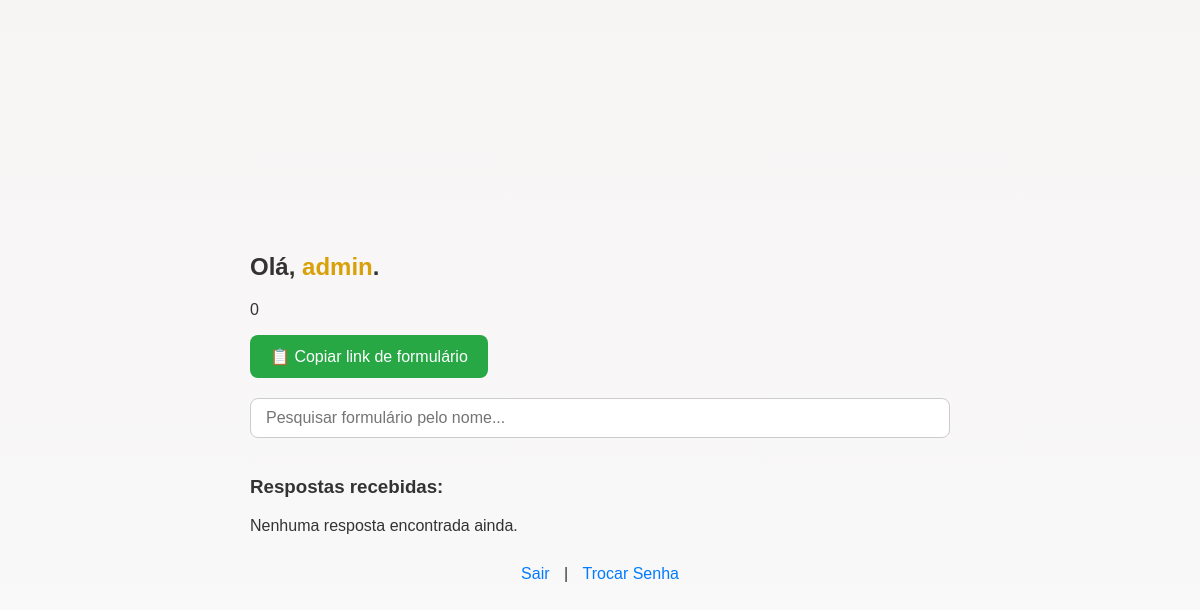
/dashboard (signed in), run on an earlier commit of the app's database.
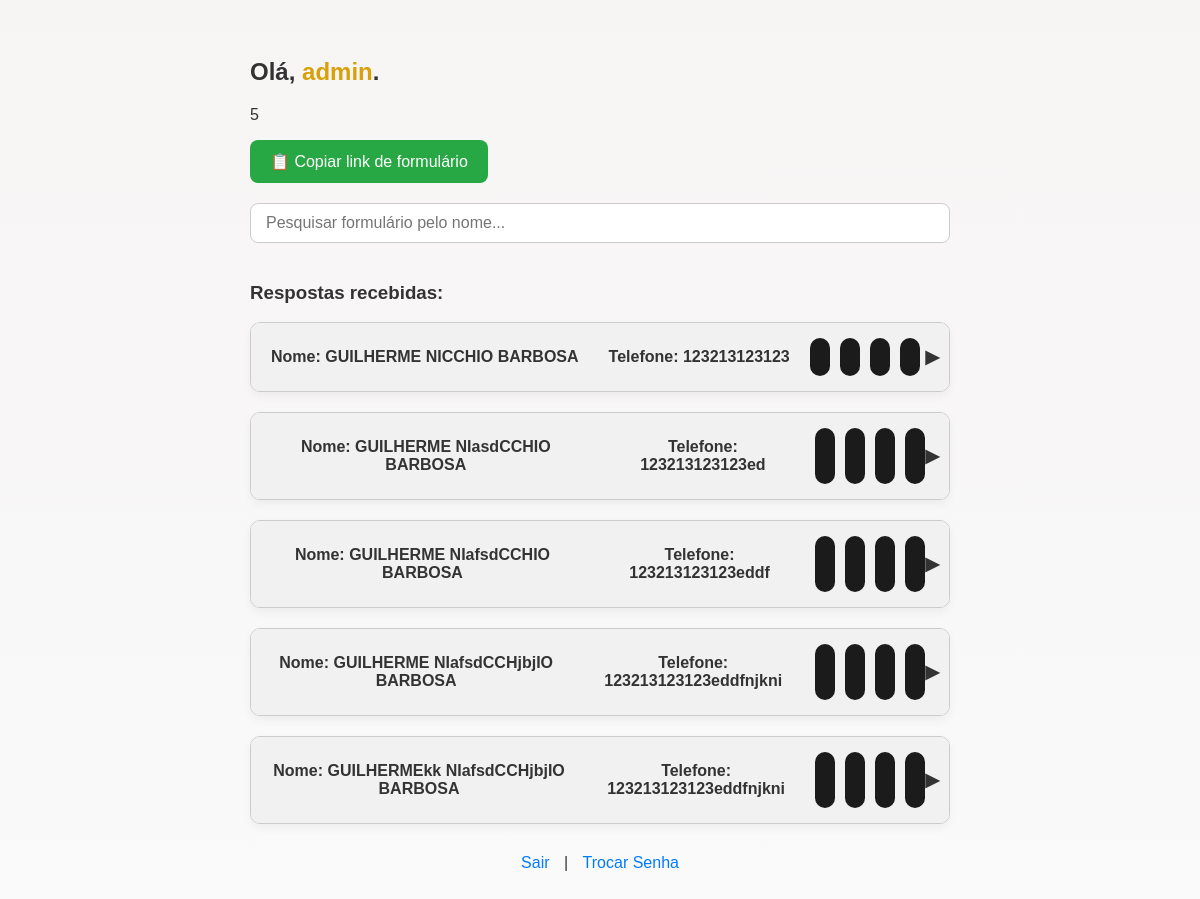
And on a later commit of the database.
### tables this page shows
CREATE TABLE respostas (
            id INTEGER PRIMARY KEY AUTOINCREMENT,
            formulario_id TEXT,
            nome TEXT,
            telefone TEXT,
            data_envio TIMESTAMP DEFAULT CURRENT_TIMESTAMP,
            respostas_json TEXT,
            FOREIGN KEY(formulario_id) REFERENCES formularios(id)
        );

### app/routes/dashboard.py (the view)
    @app.route('/dashboard')
    def dashboard():
        Nome = session['nome']
        email = session['email']
        if 'user_id' not in session:
            return redirect('/login')
        query = """
            SELECT u.id, u.email,u.nome, u.tipo, u.ativo, u.data_expiracao, COUNT(r.id)
            FROM usuarios u
            LEFT JOIN formularios f ON f.user_id = u.id
            LEFT JOIN respostas r ON r.formulario_id = f.id
            WHERE u.email=?
        """
        with sqlite3.connect('db.sqlite3') as conn:
            info = conn.execute(query, (email,)).fetchall()
            formularios = conn.execute("SELECT id FROM formularios WHERE user_id=?", (session['user_id'],)).fetchall()
            respostas = []
            for f in formularios:
                r = conn.execute("SELECT * FROM respostas WHERE formulario_id=?", (f[0],)).fetchall()
                respostas.extend(r)
        qntResposta = info[0][6]
        return render_template('dashboard.html', respostas=respostas , nome = Nome ,qntResposta= qntResposta)

### app/templates/dashboard.html (shortened to what this page needs)
<!DOCTYPE html>
<html lang="pt-BR">
<head>
  <link rel="stylesheet" href="{{ url_for('static', filename='dashboard.css') }}">
</head>
<body>
  <div class="container">
    <h2>Olá, <span>{{nome}}</span>.</h2>
    <div class="detalhes">
      <div id="questionariosRespondidos">
        <p>{{qntResposta}}</p>
      </div>
    </div>
    <button id="btnCopiarLink" class="copy-button">📋 Copiar link de formulário</button>
    <input
      type="text"
      id="pesquisaNome"
      placeholder="Pesquisar formulário pelo nome..."
      class="input-pesquisa"
    />
    <h3>Respostas recebidas:</h3>
    <div id="listaRespostas">
      {% if respostas %}
        {% for r in respostas %}
          <div class="resposta-card" data-nome="{{ r[2] | lower }}">
            <div class="card-header">
              <div class="tipoPeleBox">
                <div  class="tipoPele2">Nome:  {{ r[2] }}</div>
                <div  class="tipoPele2">Telefone:  {{ r[3] }}</div>
                <div class="tipoPele">{{ r[30] }}</div>
                <div class="tipoPele">{{ r[31] }}</div>
                <div class="tipoPele">{{ r[32] }}</div>
                <div class="tipoPele">{{ r[33] }}</div>
              </div>
              <div class="seta">&#9654;</div>
            </div>
          </div>
        {% endfor %}
      {% else %}
        <p>Nenhuma resposta encontrada ainda.</p>
      {% endif %}
    </div>
    <div class="links">
      <a href="/logout">Sair</a> |
      <a href="/trocar-senha">Trocar Senha</a>
    </div>
  </div>
</body>
</html>

### app/static/dashboard.css (style rules this page uses)
:root { --bg-color: #f0f2f5; --text-color: #333; --card-bg: #ffffff; --border-color: #ccc; --button-bg: #28a745; --button-hover: #218838; --link-color: #007bff; --highlight-bg: #f1f1f1; --highlight-border: #007bff; }
body { font-family: Arial, sans-serif; background: linear-gradient(#f7f4f4, #fafafa); color: var(--text-color); display: flex; justify-content: center; align-items: flex-start; min-height: 100vh; padding: 10px; box-sizing: border-box; }
.container { max-width: 700px; width: 100%; margin: auto; padding: 20px; }
h2, h3 { color: var(--text-color); }
.copy-button { background-color: var(--button-bg); color: white; border: none; padding: 12px 20px; border-radius: 8px; font-size: 16px; cursor: pointer; margin-bottom: 20px; display: inline-block; transition: background-color 0.3s ease; }
span { color: #d8a109; }
.input-pesquisa { width: 100%; padding: 10px 15px; font-size: 16px; margin-bottom: 20px; border: 1.5px solid var(--border-color); border-radius: 8px; box-sizing: border-box; }
.resposta-card { background-color: var(--card-bg); border-radius: 10px; margin-bottom: 20px; box-shadow: 0 4px 10px rgba(0,0,0,0.05); border: 1px solid var(--border-color); overflow: hidden; display: flex; flex-direction: column; }
.card-header { display: flex; justify-content: space-between; align-items: center; text-align: center; cursor: pointer; padding: 15px 10px ; font-weight: 600; font-size: 16px; background-color: #f1f1f1; color: var(--text-color); user-select: none; transition: background-color 0.3s ease; }
.seta { transition: transform 0.3s ease; font-size: 18px; color: var(--text-color); }
.links { text-align: center; margin-top: 30px; }
.links a { text-decoration: none; color: var(--link-color); margin: 0 10px; }
.tipoPeleBox { display: flex; gap: 10px; }
.tipoPele { padding: 10px; color: #ffffff; background-color: #1b1b1b; border-radius: 10px; }
.tipoPele2 { padding: 10px; }

What changed in the data, as far as the page shows it:
added respostas: nome "GUILHERME NICCHIO BARBOSA", telefone "123213123123"
added respostas: nome "GUILHERME NIasdCCHIO BARBOSA", telefone "123213123123ed"
added respostas: nome "GUILHERME NIafsdCCHIO BARBOSA", telefone "123213123123eddf"
added respostas: nome "GUILHERME NIafsdCCHjbjIO BARBOSA", telefone "123213123123eddfnjkni"
added respostas: nome "GUILHERMEkk NIafsdCCHjbjIO BARBOSA", telefone "123213123123eddfnjkni"
Also different on the page:
{{ qntResposta }}: "0" → "5"
text no longer shown: "Nenhuma resposta encontrada ainda."
